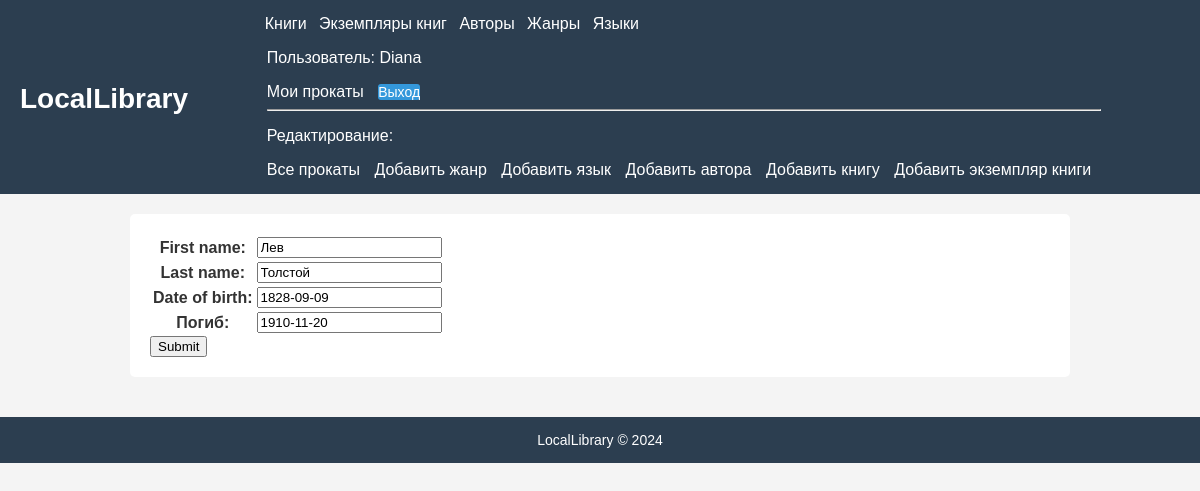
The page /author/2/update/ (signed in) on the database its author committed.
### catalog/models.py (models this page shows, shortened)
class Author(models.Model):
    first_name = models.CharField(max_length=100)
    last_name = models.CharField(max_length=100)
    date_of_birth = models.DateField(null=True, blank=True)
    date_of_death = models.DateField("Погиб", null=True, blank=True)
    class Meta:
        ordering = ['last_name', 'first_name']

### catalog/views.py (the view)
# urls.py: path('author/<int:pk>/update/', views.AuthorUpdate.as_view(), name='author-update'),
class AuthorUpdate(PermissionRequiredMixin, UpdateView):
    model = Author
    fields = '__all__'
    permission_required = 'catalog.change_author'

### catalog/templates/catalog/author_form.html (shortened to what this page needs)
{% extends "catalog/base_generic.html" %}
{% block content %}
<form action="" method="post">
    <table>
    {{ form.as_table }}
    </table>
    <input type="submit" value="Submit">
</form>
{% endblock %}

### catalog/templates/catalog/base_generic.html (shortened to what this page needs)
<!DOCTYPE html>
<html lang="ru">
<head>
  {% load static %}
<link rel="stylesheet" href="{% static 'css/style.css' %}" />
</head>
<body>
<header>
  <h1><a href="{% url 'index' %}" class="logo">LocalLibrary</a></h1>
  <div class="col-sm-2">
  <nav>
    {% block sidebar %}
    <a href="{% url 'books' %}">Книги</a>
    <a href="{% url 'bookinstances' %}">Экземпляры книг</a></li>
    <a href="{% url 'authors' %}">Авторы</a>
    <a href="{% url 'genres' %}">Жанры</a>
    <a href="{% url 'languages' %}">Языки</a>
  </nav>
  <div class="sidebar-nav">
   {% if user.is_authenticated %}
     <p>Пользователь: {{ user.get_username }}</p>
     <a href="{% url 'my-borrowed' %}">Мои прокаты</a>
       <form id="logout-form" method="post" action="{% url 'logout' %}">
         <button type="submit" class="btn btn-link">Выход</button>
       </form>
   {% else %}
     <a href="{% url 'login'%}?next={{request.path}}">Вход</a>
   {% endif %}
  </div>
   {% if user.is_staff %}
   <hr>
   <div class="sidebar-nav">
   <p>Редактирование:</p>
   <a href="{% url 'all-borrowed' %}">Все прокаты</a>
   {% if perms.catalog.add_genre %}
     <a href="{% url 'genre-create' %}">Добавить жанр</a>
   {% endif %}
   {% if perms.catalog.add_language %}
     <a href="{% url 'language-create' %}">Добавить язык</a>
   {% endif %}
   {% if perms.catalog.add_author %}
     <a href="{% url 'author-create' %}">Добавить автора</a>
   {% endif %}
   {% if perms.catalog.add_book %}
     <a href="{% url 'book-create' %}">Добавить книгу</a>
   {% endif %}
   {% if perms.catalog.add_bookinstance %}
     <a href="{% url 'bookinstance-create' %}">Добавить экземпляр книги</a>
   {% endif %}
   </div>
   {% endif %}
  </div>
</header>
<main>
    {% block content %}
    {% endblock %}
</main>
<footer>
  LocalLibrary © 2024
</footer>
{% endblock %}
</body>
</html>

### catalog/static/css/style.css (style rules this page uses)
body { font-family: Arial, sans-serif; margin: 0; padding: 0; background-color: #f4f4f4; color: #333; }
header { background: #2c3e50; padding: 15px 20px; display: flex; align-items: center; justify-content: space-between; }
.logo { color: white; text-decoration: none; font-size: 28px; font-weight: bold; }
nav a { color: white; text-decoration: none; margin-left: 15px; font-size: 16px; }
main { padding: 20px; max-width: 900px; margin: 20px auto; background: white; border-radius: 5px; }
button { margin-top: 10px; background-color: #3498db; border: none; color: white; padding: 8px 12px; border-radius: 3px; cursor: pointer; font-size: 14px; }
footer { text-align: center; padding: 15px 0; background: #2c3e50; color: white; margin-top: 40px; font-size: 14px; }
#logout-form { display: inline; }
#logout-form button { padding: 0; margin: 0; }

### catalog/templates/catalog/base_generic.html (style rules this page uses)
nav a { margin-left: -12px; padding: 10px; }
.sidebar-nav a { color: white; text-decoration: none; margin-left: -10px; font-size: 16px; padding: 10px; }
.sidebar-nav p { color: white; text-decoration: none; font-size: 16px; }

### rows shown on the page
Author: first_name "Лев", last_name "Толстой", date_of_birth "1828-09-09", date_of_death "1910-11-20"

### other values the page prints
{{ user.get_username }} "Diana"
